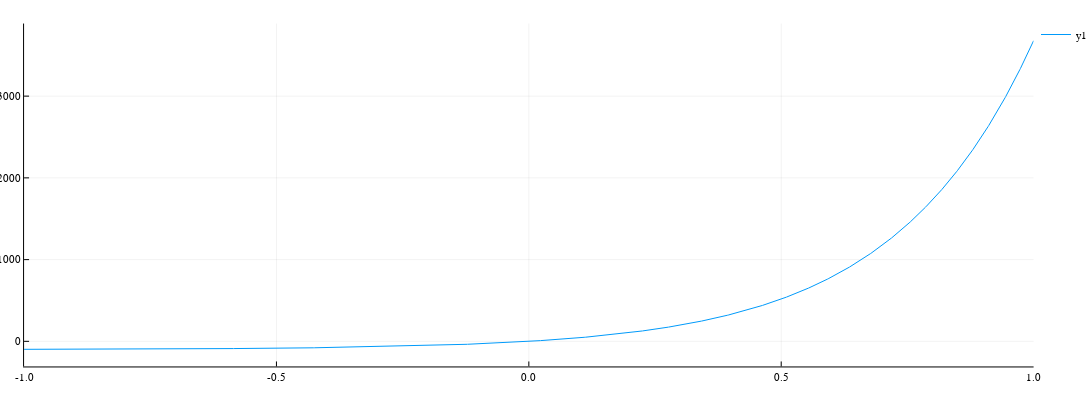

Notebook source saved alongside this figure:
### Markdown cell above
Fact:
let `rd` be the daily rate (not in percentage, but in absolute terms).
then `ry` the yearly rate is given by 
```
ry = (1+rd)^365 - 1
```

and the inverse relationship is 

```
rd = (1+ry)^-365 - 1
```

This is a crazy exponential equation. An yearly rate of `10%` is achived by a daily rate of around `0.03%`

The following graph plots the relation. x axis is daily rate in percentage. y axis is the corresponding yearly rate in percentage

Note also that the maximum negative rate possible is `-100%` at which the initial principal goes to zero.

Note also that from f(0.0%) = 0% to f(0.2%) = 100%, the graph is almost linear, which means that in this region, f(x) ~ x*365

### Code cell
#An example of BigFloat, just in case we need it
# setprecision(BigFloat, 2048) do
#     rd = BigFloat("0.0003")
# #     rd = 0.0003
#     ry = (1+rd)^365 - 1
#     println("ry is  ", ry)
#     rd2 = (1+ry)^(1/365) - 1
#     println("rd2 is    ", rd2)
#     @show rd.prec
# end
rd = -0.01:0.00001:0.01
ry = map(i -> (1+i)^365-1, rd)
1
display(doplot(rd.*100, ry.*100))

### Figure 1 — Plotly figure (JSON) as saved in the notebook; plotly's stock layout.template omitted (floating-point values rounded to 4 significant figures; data arrays with more than 128 entries replaced by an {"elided": "..."} marker saying what was removed)
{"data": [{"colorbar": {"title": {"text": ""}}, "hoverinfo": "text", "legendgroup": "y1", "line": {"color": "rgba(0, 154, 250, 1.000)", "dash": "solid", "shape": "linear", "width": 1}, "mode": "lines", "name": "y1", "showlegend": true, "text": {"elided": "2001 str values"}, "type": "scatter", "x": {"elided": "2001 float values"}, "xaxis": "x", "y": {"elided": "2001 float values"}, "yaxis": "y", "zmax": null, "zmin": null}], "layout": {"annotations": [], "height": 400, "legend": {"bgcolor": "rgba(255, 255, 255, 1.000)", "bordercolor": "rgba(0, 0, 0, 1)", "font": {"color": "rgba(0, 0, 0, 1)", "family": "sans-serif", "size": 11}, "tracegroupgap": 0, "x": 1, "y": 1}, "margin": {"b": 20, "l": 0, "r": 0, "t": 20}, "paper_bgcolor": "rgba(255, 255, 255, 1.000)", "plot_bgcolor": "rgba(255, 255, 255, 1.000)", "showlegend": true, "width": 1700, "xaxis": {"anchor": "y", "autorange": true, "domain": [0.02323, 0.9977], "gridcolor": "rgba(0, 0, 0, 0.1)", "gridwidth": 0.5, "linecolor": "rgba(0, 0, 0, 1)", "mirror": false, "range": [-1, 1], "showgrid": true, "showline": true, "showticklabels": true, "tickangle": 0, "tickcolor": "rgb(0, 0, 0)", "tickfont": {"color": "rgba(0, 0, 0, 1)", "family": "sans-serif", "size": 11}, "tickmode": "array", "ticks": "inside", "ticktext": ["-1.0", "-0.5", "0.0", "0.5", "1.0"], "tickvals": [-1, -0.5, 0, 0.5, 1], "title": {"font": {"color": "rgba(0, 0, 0, 1)", "family": "sans-serif", "size": 15}, "text": ""}, "type": "linear", "visible": true, "zeroline": false, "zerolinecolor": "rgba(0, 0, 0, 1)"}, "yaxis": {"anchor": "x", "autorange": true, "domain": [0.03762, 0.9902], "gridcolor": "rgba(0, 0, 0, 0.1)", "gridwidth": 0.5, "linecolor": "rgba(0, 0, 0, 1)", "mirror": false, "range": [-307.2, 3888.0], "showgrid": true, "showline": true, "showticklabels": true, "tickangle": 0, "tickcolor": "rgb(0, 0, 0)", "tickfont": {"color": "rgba(0, 0, 0, 1)", "family": "sans-serif", "size": 11}, "tickmode": "array", "ticks": "inside", "ticktext": ["0", "1000", "2000", "3000"], "tickvals": [0, 1000, 2000, 3000], "title": {"font": {"color": "rgba(0, 0, 0, 1)", "family": "sans-serif", "size": 15}, "text": ""}, "type": "linear", "visible": true, "zeroline": false, "zerolinecolor": "rgba(0, 0, 0, 1)"}}}
